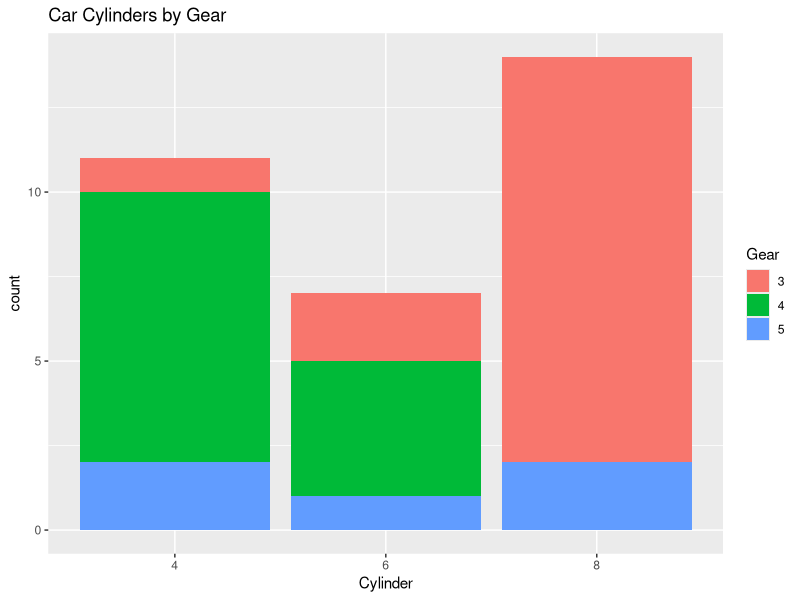
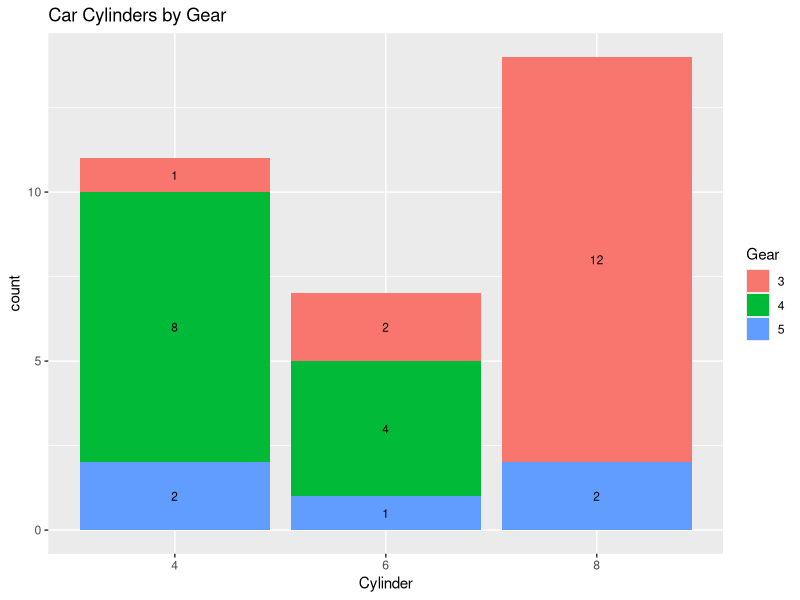
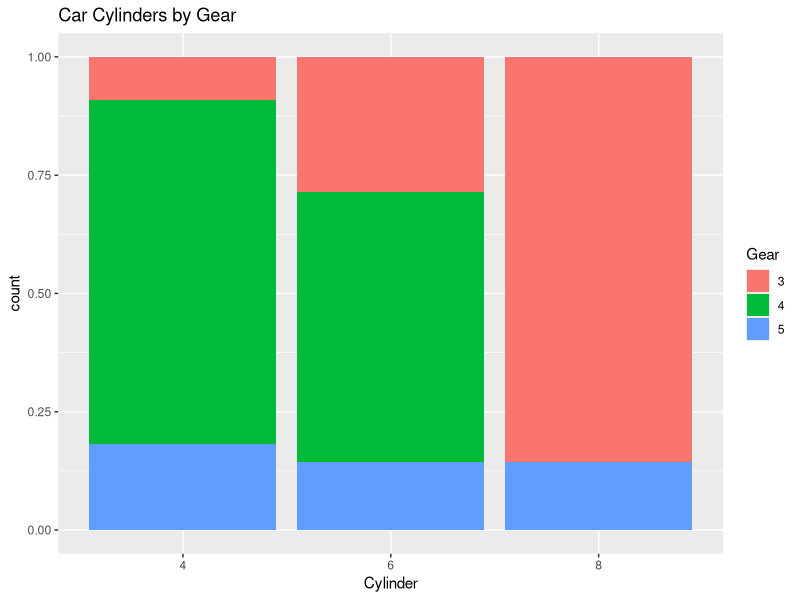
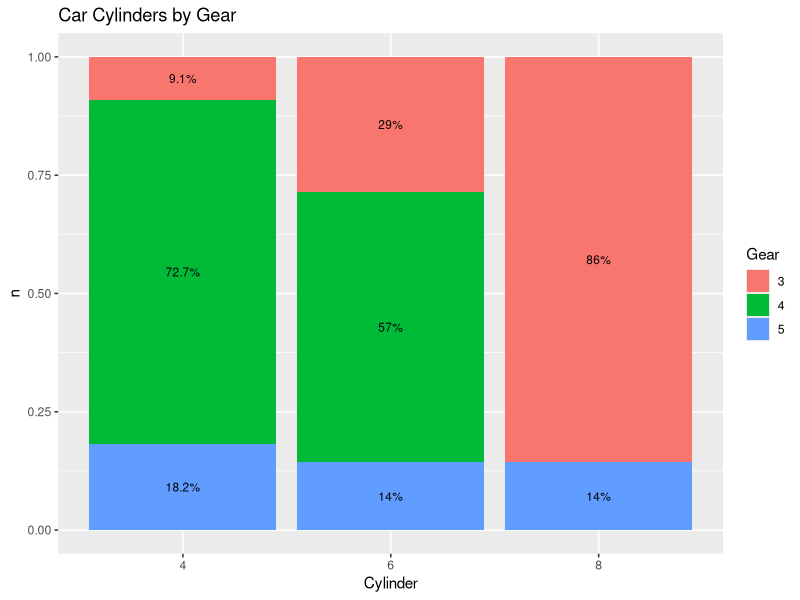

The R source for these figures, in order:
## ---- chunk 1
library(tidyverse)
library(scales)

mtcars <- as_tibble(mtcars)
## ---- chunk 2
mtcars %>% 
  ggplot(aes(x = factor(cyl), fill = factor(gear))) +
  geom_bar(position = "stack") +
  labs(
    title = "Car Cylinders by Gear",
    x = "Cylinder",
    fill = "Gear"
  )
## ---- chunk 3
mtcars %>% 
  ggplot(aes(x = factor(cyl), fill = factor(gear))) +
  geom_bar(position = "stack") +
  geom_text(aes(label = ..count..), stat = "count", position = position_stack(0.5), size = 3) + #add this line here
  labs(
    title = "Car Cylinders by Gear",
    x = "Cylinder",
    fill = "Gear"
  )
## ---- chunk 4
mtcars %>% 
  ggplot(aes(x = factor(cyl), fill = factor(gear))) +
  geom_bar(position = "fill") + #changed to "fill"
  labs(
    title = "Car Cylinders by Gear",
    x = "Cylinder",
    fill = "Gear"
  )
## ---- chunk 5
percentData <- mtcars %>% 
  group_by(cyl) %>% 
  count(gear) %>%
  mutate(ratio = scales::percent(n/sum(n)))
## ---- chunk 6
mtcars %>% 
  ggplot(aes(x = factor(cyl), fill = factor(gear))) +
  geom_bar(position = "fill") +
  geom_text(data = percentData, aes(y = n, label = ratio), position = position_fill(vjust = 0.5), size = 3) + #call percentData. Also, I reduced the text size a little.
  labs(
    title = "Car Cylinders by Gear",
    x = "Cylinder",
    fill = "Gear"
  )
